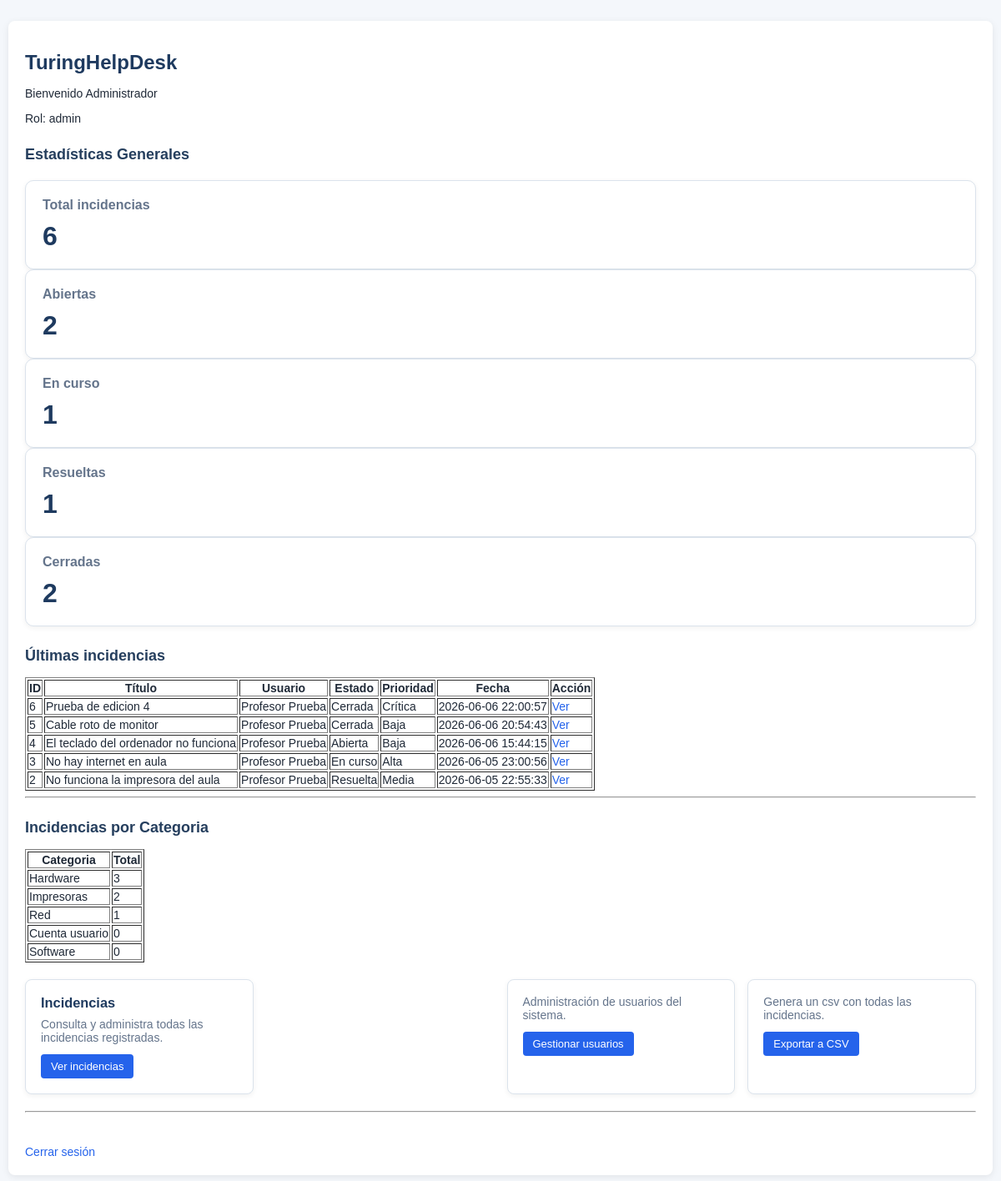
Page /dashboard.php (signed in) on the committed database.
### tables this page shows
CREATE TABLE `incidencias` (
  `id_incidencia` int NOT NULL,
  `titulo` varchar(200) NOT NULL,
  `descripcion` text NOT NULL,
  `fecha_creacion` timestamp NULL DEFAULT CURRENT_TIMESTAMP,
  `id_usuario` int NOT NULL,
  `id_estado` int NOT NULL,
  `id_prioridad` int NOT NULL,
  `id_categoria` int NOT NULL,
  `tecnico_asignado` int DEFAULT NULL
);

CREATE TABLE `usuarios` (
  `id_usuario` int NOT NULL,
  `nombre` varchar(100) NOT NULL,
  `email` varchar(150) NOT NULL,
  `password` varchar(255) NOT NULL,
  `rol` enum('admin','tecnico','usuario') DEFAULT 'usuario',
  `fecha_creacion` timestamp NULL DEFAULT CURRENT_TIMESTAMP
);

CREATE TABLE `estados` (
  `id_estado` int NOT NULL,
  `nombre_estado` varchar(50) NOT NULL
);

CREATE TABLE `prioridades` (
  `id_prioridad` int NOT NULL,
  `nombre_prioridad` varchar(50) NOT NULL
);

### dashboard.php (the view, shortened to what this page needs)
<?php
require_once 'config/database.php';
$sqlTotal = "
	SELECT COUNT(*) total
	FROM incidencias";
$stmtTotal = $conexion->query($sqlTotal);
$totalIncidencias =
$stmtTotal->fetch(PDO::FETCH_ASSOC);
$sqlAbiertas = "
	SELECT COUNT(*) total
	FROM incidencias
	WHERE id_estado = 1
	";
$stmtAbiertas = $conexion->query($sqlAbiertas);
$abiertas =
$stmtAbiertas->fetch(PDO::FETCH_ASSOC);
$sqlCurso = "
	SELECT COUNT(*) total
	FROM incidencias
	WHERE id_estado = 2
	";
$stmtCurso = $conexion->query($sqlCurso);
$curso =
$stmtCurso->fetch(PDO::FETCH_ASSOC);
$sqlResueltas = "
	SELECT COUNT(*) total
	FROM incidencias
	WHERE id_estado = 3
	";
$stmtResueltas = $conexion->query($sqlResueltas);
$resueltas =
$stmtResueltas->fetch(PDO::FETCH_ASSOC);
$sqlCerradas = "
	SELECT COUNT(*) total
	FROM incidencias
	WHERE id_estado = 4
	";
$stmtCerradas = $conexion->query($sqlCerradas);
$cerradas =
$stmtCerradas->fetch(PDO::FETCH_ASSOC);
$sqlUltimas = "
	SELECT
	i.id_incidencia,
	i.titulo,
	i.fecha_creacion,
	u.nombre AS usuario,
	e.nombre_estado,
	p.nombre_prioridad
	FROM incidencias i
	INNER JOIN usuarios u
		ON i.id_usuario = u.id_usuario
	INNER JOIN estados e
		ON i.id_estado = e.id_estado
	INNER JOIN prioridades p
		ON i.id_prioridad = p.id_prioridad
	ORDER BY i.fecha_creacion DESC
	LIMIT 5
	";
$stmtUltimas = $conexion->query($sqlUltimas);
$ultimasIncidencias =
$stmtUltimas->fetchAll(PDO::FETCH_ASSOC);
$sqlCategorias = "
	SELECT
	c.nombre_categoria,
	COUNT(i.id_incidencia) AS total
	FROM categorias c
	LEFT JOIN incidencias i
		ON c.id_categoria = i.id_categoria
	GROUP BY c.id_categoria, c.nombre_categoria
	ORDER BY total DESC
	";
$stmtCategorias = $conexion->query($sqlCategorias);
$estadisticasCategorias =
$stmtCategorias->fetchAll(PDO::FETCH_ASSOC);
?>
<!DOCTYPE html>
<html lang="es">
<head>
<link rel="stylesheet" href="assets/css/style.css">
</head>
<body>
<div class="container">
<h1>TuringHelpDesk</h1>
<p>
Bienvenido
<?php
echo $_SESSION ['nombre'];
?>
</p>
<p>
Rol:
<?php
echo $_SESSION ['rol'];
?>
</p>
<?php if ($_SESSION['rol'] == 'admin'): ?>
<h2> Estadísticas Generales</h2>
<div class="stats-grid">
<div class="stat-card">
	<h3>Total incidencias</h3>
	<div class="stat-value">
	<?php echo $totalIncidencias['total'];?>
	</div>
</div>
<div class="stat-card">
	<h3>Abiertas</h3>
	<div class="stat-value">
	<?php echo $abiertas['total'];?>
	</div>
</div>
<div class="stat-card">
	<h3>En curso</h3>
	<div class="stat-value">
	<?php echo $curso['total'];?>
	</div>
</div>
<div class="stat-card">
	<h3>Resueltas</h3>
	<div class="stat-value">
	<?php echo $resueltas['total'];?>
	</div>
</div>
<div class="stat-card">
	<h3>Cerradas</h3>
	<div class="stat-value">
	<?php echo $cerradas['total'];?>
	</div>
</div>
</div>
<h2>Últimas incidencias</h2>
<table border="1">
<tr>
	<th>ID</th>
	<th>Título</th>
	<th>Usuario</th>
	<th>Estado</th>
	<th>Prioridad</th>
	<th>Fecha</th>
	<th>Acción</th>
</tr>
<?php foreach($ultimasIncidencias as $incidencia): ?>
<tr>
	<td><?php echo $incidencia['id_incidencia']; ?></td>
	<td><?php echo htmlspecialchars($incidencia['titulo']); ?></td>
	<td><?php echo htmlspecialchars($incidencia['usuario']); ?></td>
	<td><?php echo htmlspecialchars($incidencia['nombre_estado']); ?></td>
	<td><?php echo htmlspecialchars($incidencia['nombre_prioridad']); ?></td>
	<td><?php echo $incidencia['fecha_creacion']; ?></td>
	<td><a href="incidencias/ver.php?id=<?php echo $incidencia['id_incidencia']; ?>">
	Ver</a></td>
</tr>
<?php endforeach; ?>
</table>
<hr>
<h2>Incidencias por Categoria</h2>
<table border="1">
<tr>
	<th>Categoria</th>
	<th>Total</th>
</tr>
<?php foreach($estadisticasCategorias as $categoria): ?>
<tr>
	<td><?php echo htmlspecialchars($categoria['nombre_categoria']); ?></td>
	<td><?php echo $categoria['total']; ?></td>
</tr>
<?php endforeach; ?>
</table>
<div class="dashboard-grid">
	<div class="dashboard-card">
	<h3>Incidencias</h3>
	<p>Consulta y administra todas las incidencias registradas.</p>
	<a class="btn" href="incidencias/listar.php">
		Ver incidencias
	<a>
	</div>
	<div class="dashboard-card">
	<p>Administración de usuarios del sistema.</p>
	<a class="btn" href="usuarios/listar.php">
		Gestionar usuarios
	</a>
	</div>
	<div class="dashboard-card">
	<p>Genera un csv con todas las incidencias.</p>
	<a class="btn" href="exportar.php">
		Exportar a CSV
	</a>
	</div>
</div>
<?php endif; ?>
<hr>
<br><br>
<a href="logout.php">
	Cerrar sesión
</a>
</div>
</body>
</html>

### assets/style.css (style rules this page uses)
* { box-sizzing: border-box; }
body { margin: 0; font-family: Arial, Helvetica, sans-serif; background: #f4f7fb; color: #1f2937; font-size: 14px; }
.container { width: 95%; margin: 25px auto; background: #ffffff; padding: 20px; border-radius: 8px; box-shadow: 0 2px 8px rgba(0,0,0,0.08); }
h1 { font-size: 24px; margin-bottom: 15px; color: #1e3a5f; }
h2 { font-size: 18px; margin-top: 25px; color: #263f5e; }
a { color: #2563eb; text-decoration: none; }
.btn { display: inline-block; padding: 7px 12px; border-radius: 4px; background: #2563eb; color: white; border: none; cursor: pointer; font-size: 13px; }
.dashboard-grid { display: grid; grid-template-columns: repeat(auto-fit, minmax(220px, 1fr)); gap: 15px; margin: 20px 0; }
.dashboard-card { background: #ffffff; border: 1px solid #dbe3ec; border-radius: 8px; padding: 18px; box-shadow: 0 2px 6px rgba(0,0,0,0.06); }
.dashboard-card h3 { margin: 0 0 8px 0; color: #1e3a5f; }
.dashboard-card p { margin: 0 0 12px 0; color: #64748b; }
.stats-grid { display grid grid-template-columns: repeat(auto-fit,minmax(180px,1fr)); gap: 15px; margin: 20px 0; }
.stat-card { background: white; border-radius: 10px; padding: 20px; border: 1px solid #dbe3ec; box-shadow: 0 2px 6px rgba(0,0,0,.06); text-allign:center; }
.stat-card h3 { margin: 0; font-size: 16px; color: #64748b; }
.stat-value { font-size: 32px; font-weight: bold; margin-top: 10px; color: #1e3a5f; }

### rows in the picture
incidencias: id_incidencia "6", titulo "Prueba de edicion 4", id_usuario.nombre "Profesor Prueba", id_estado.nombre_estado "Cerrada", id_prioridad.nombre_prioridad "Crítica", fecha_creacion "2026-06-06 22:00:57"
incidencias: id_incidencia "5", titulo "Cable roto de monitor", id_usuario.nombre "Profesor Prueba", id_estado.nombre_estado "Cerrada", id_prioridad.nombre_prioridad "Baja", fecha_creacion "2026-06-06 20:54:43"
incidencias: id_incidencia "4", titulo "El teclado del ordenador no funciona", id_usuario.nombre "Profesor Prueba", id_estado.nombre_estado "Abierta", id_prioridad.nombre_prioridad "Baja", fecha_creacion "2026-06-06 15:44:15"
incidencias: id_incidencia "3", titulo "No hay internet en aula", id_usuario.nombre "Profesor Prueba", id_estado.nombre_estado "En curso", id_prioridad.nombre_prioridad "Alta", fecha_creacion "2026-06-05 23:00:56"
incidencias: id_incidencia "2", titulo "No funciona la impresora del aula", id_usuario.nombre "Profesor Prueba", id_estado.nombre_estado "Resuelta", id_prioridad.nombre_prioridad "Media", fecha_creacion "2026-06-05 22:55:33"

### other values in the picture
$_SESSION ['nombre'] "Administrador"
$_SESSION ['rol'] "admin"
$totalIncidencias['total'] "6"
$abiertas['total'] "2"
$curso['total'] "1"
$resueltas['total'] "1"
$cerradas['total'] "2"
$categoria['nombre_categoria'] "Hardware"
$categoria['total'] "3"
$categoria['nombre_categoria'] "Impresoras"
$categoria['total'] "2"
$categoria['nombre_categoria'] "Red"
$categoria['total'] "1"
$categoria['nombre_categoria'] "Cuenta usuario"
$categoria['total'] "0"
